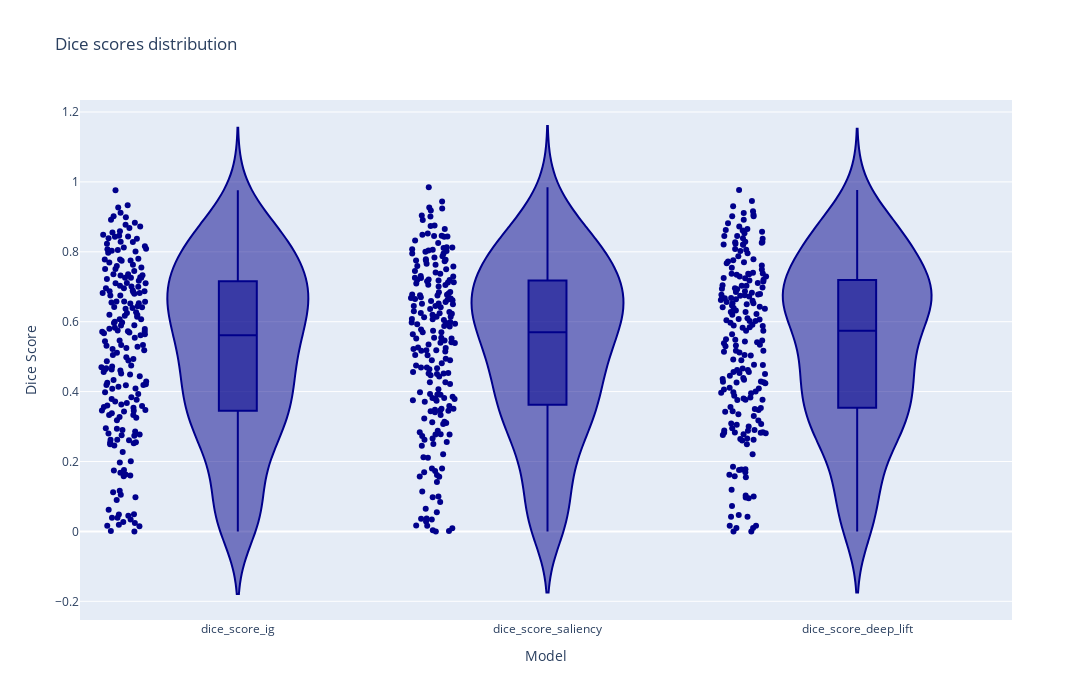

Notebook code cell kept with this figure:
### Code cell
fig = px.violin(df_res[['dice_score_ig', 'dice_score_saliency', 'dice_score_deep_lift']], points="all", color_discrete_sequence=['darkblue'], title='Dice scores distribution', box=True, width=1400, height=700)
fig.update_layout(xaxis_title='Model', yaxis_title='Dice Score')
fig.write_html('dice_score_distribution_interpretabilities_optimized_box_binary.html')
fig.write_image('dice_score_distribution_interpretabilities_optimized_box_binary.png')
fig.show()

### Figure 1 — Plotly figure (JSON) as saved in the notebook; plotly's stock layout.template omitted (floating-point values rounded to 4 significant figures; data arrays with more than 128 entries replaced by an {"elided": "..."} marker saying what was removed)
{"data": [{"alignmentgroup": "True", "box": {"visible": true}, "hovertemplate": "variable=%{x}<br>value=%{y}<extra></extra>", "legendgroup": "", "marker": {"color": "darkblue"}, "name": "", "offsetgroup": "", "orientation": "v", "points": "all", "scalegroup": "True", "showlegend": false, "type": "violin", "x": {"elided": "621 str values"}, "x0": " ", "xaxis": "x", "y": {"elided": "621 float values"}, "y0": " ", "yaxis": "y"}], "layout": {"height": 700, "legend": {"tracegroupgap": 0}, "title": {"text": "Dice scores distribution"}, "violinmode": "group", "width": 1400, "xaxis": {"anchor": "y", "domain": [0, 1], "title": {"text": "Model"}}, "yaxis": {"anchor": "x", "domain": [0, 1], "title": {"text": "Dice Score"}}}}
